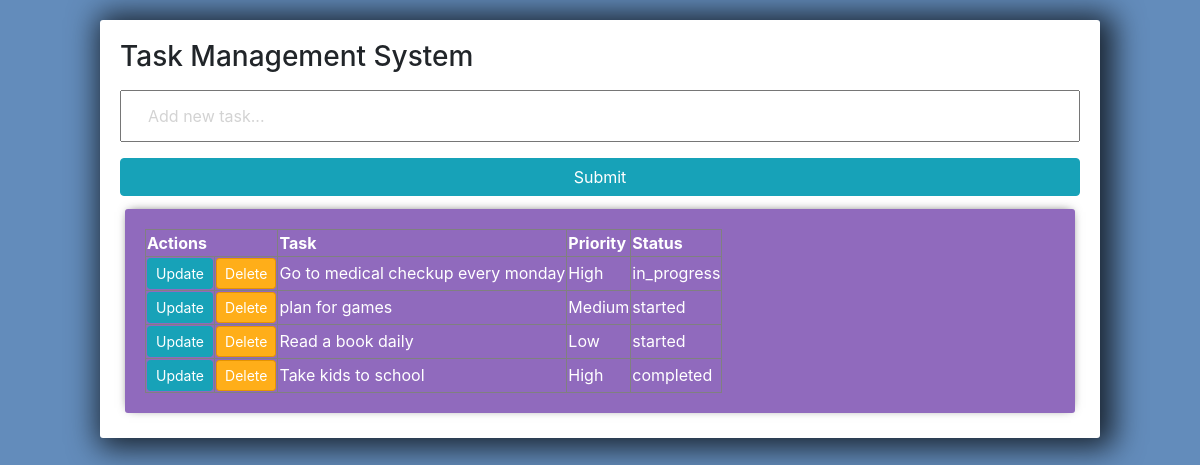
The page / on the database its author committed.
### tasks/models.py (models this page shows, shortened)
class Task(models.Model):
    priority_choices = [
        ('Low', 'Low'),
        ('Medium', 'Medium'),
        ('High', 'High')
    ]
    status_choices = [
        ('started', 'Started'),
        ('in_progress', 'In Progress'),
        ('completed', 'Completed')
    ]
    name = models.CharField(max_length=200, null=True, blank=True)
    priority = models.CharField(max_length=200, choices=priority_choices, null=True, blank=True)
    status = models.CharField(max_length=200, choices=status_choices, null=True, blank=True)
    date = models.DateField(auto_now_add=True)

### tasks/views.py (the view)
# urls.py: path('', views.index, name="list"),
def index(request):
    tasks = Task.objects.all()
    form = TaskForm()
    if request.method == 'POST':
        form = TaskForm(request.POST)
        if  form.is_valid():
            form.save()
        return redirect('/')
    context = {'tasks': tasks, 'form':form}
    return render(request, 'tasks/tasks.html', context)

### tasks/forms.py
class TaskForm(forms.ModelForm):
    title = forms.CharField(widget= forms.TextInput(attrs={'placeholder':'Add new task...'}))
    class Meta:
        model = Task
        fields = '__all__'

### tasks/templates/tasks/tasks.html (shortened to what this page needs)
<!DOCTYPE html>
<html lang="en">
<head>
    <link rel="stylesheet" href="https://stackpath.bootstrapcdn.com/bootstrap/4.5.2/css/bootstrap.min.css">
</head>
<body>
<div class="center-column">
    <h3>Task Management System</h3>
    <form method="POST" action="/">
        {{form.title}}
        <input class="btn btn-info" type="submit" name="Create Task">
    </form>
    <div class="to-do-list">
        <div class="item-row">
            <table border="solid">
                <tr>
                    <th colspan="2">Actions</th>
                    <th>Task</th>
                    <th>Priority</th>
                    <th>Status</th>
                </tr>
                {% for task in tasks %}
                <tr>
                    <td >
                        <a class="btn btn-sm btn-info" href="{% url 'update_task' task.id %}">Update</a>
                    </td>
                    <td><a class="btn btn-sm btn-danger" href="{% url 'delete_task' task.id %}">Delete</a></td>
                    <td>{{task.name}}</td>
                    <td>{{task.priority}}</td>
                    <td>{{task.status}}</td>
                </tr>
                {% endfor %}
            </table>
        </div>
    </div>
</div>
</body>
</html>

### tasks/templates/tasks/tasks.html (style rules this page uses)
body { background-color: #638CBB; }
input { width: 100%; padding: 12px 26px; margin: 8px 0; box-sizing: border-box; }
input::placeholder { color: #d3d3d3; }
.center-column { width: 1000px; margin: 20px auto; padding: 20px; background-color: #fff; border-radius: 3px; box-shadow: 6px 2px 30px 8px rgba(0,0,0,0.75); }
.item-row { background-color: #906abd; margin: 5px; padding: 20px; border-radius: 3px; color: #fff; font-size: 16px; box-shadow: 0px -1px 10px -4px rgba(0, 0, 0, 0.75); }
.btn-danger { background-color: #ffae19; border-color: #e59400; }

### rows shown on the page
Task: name "Go to medical checkup every monday", priority "High", status "in_progress"
Task: name "plan for games", priority "Medium", status "started"
Task: name "Read a book daily", priority "Low", status "started"
Task: name "Take kids to school", priority "High", status "completed"
